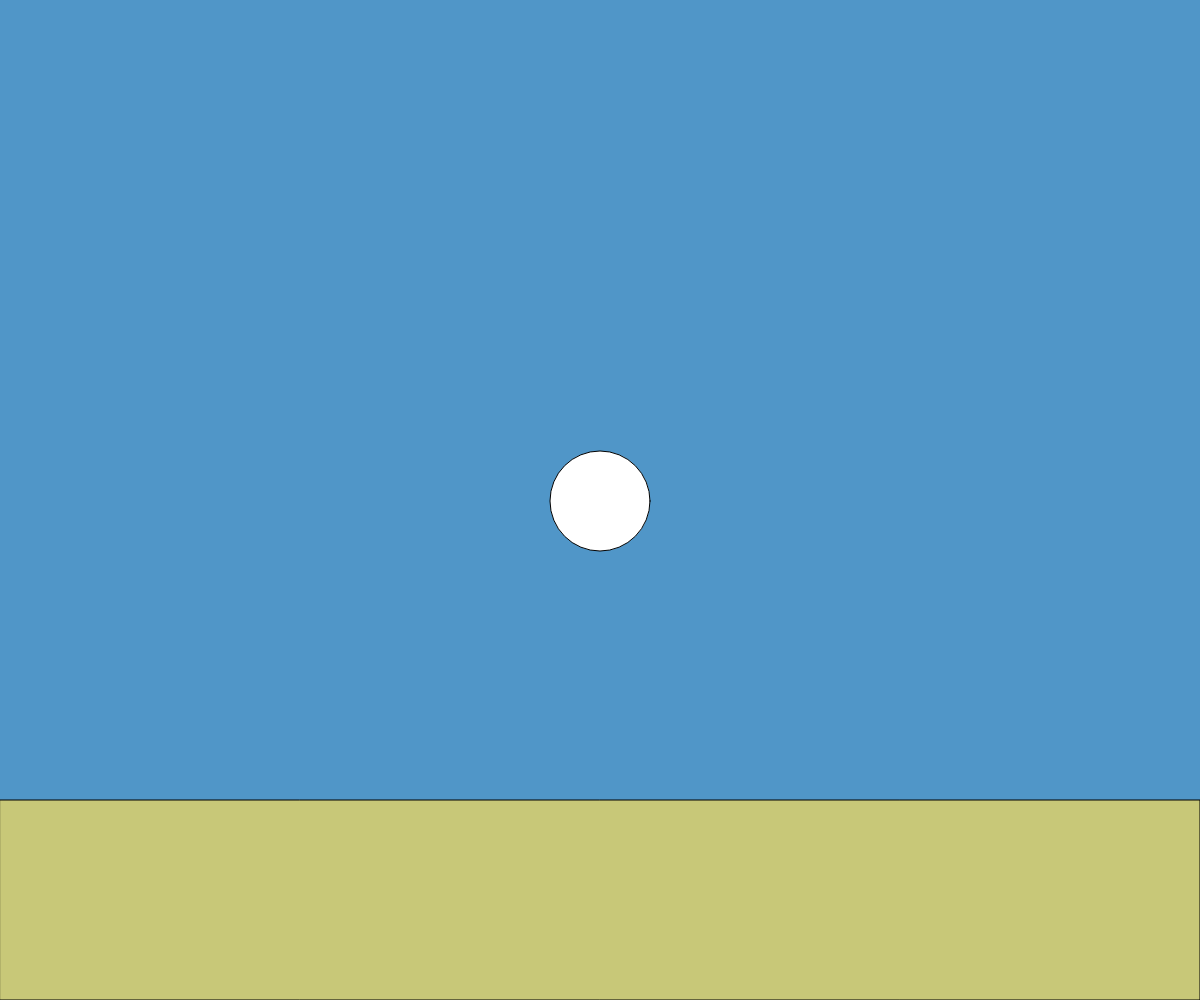
Frame 1 (no input)
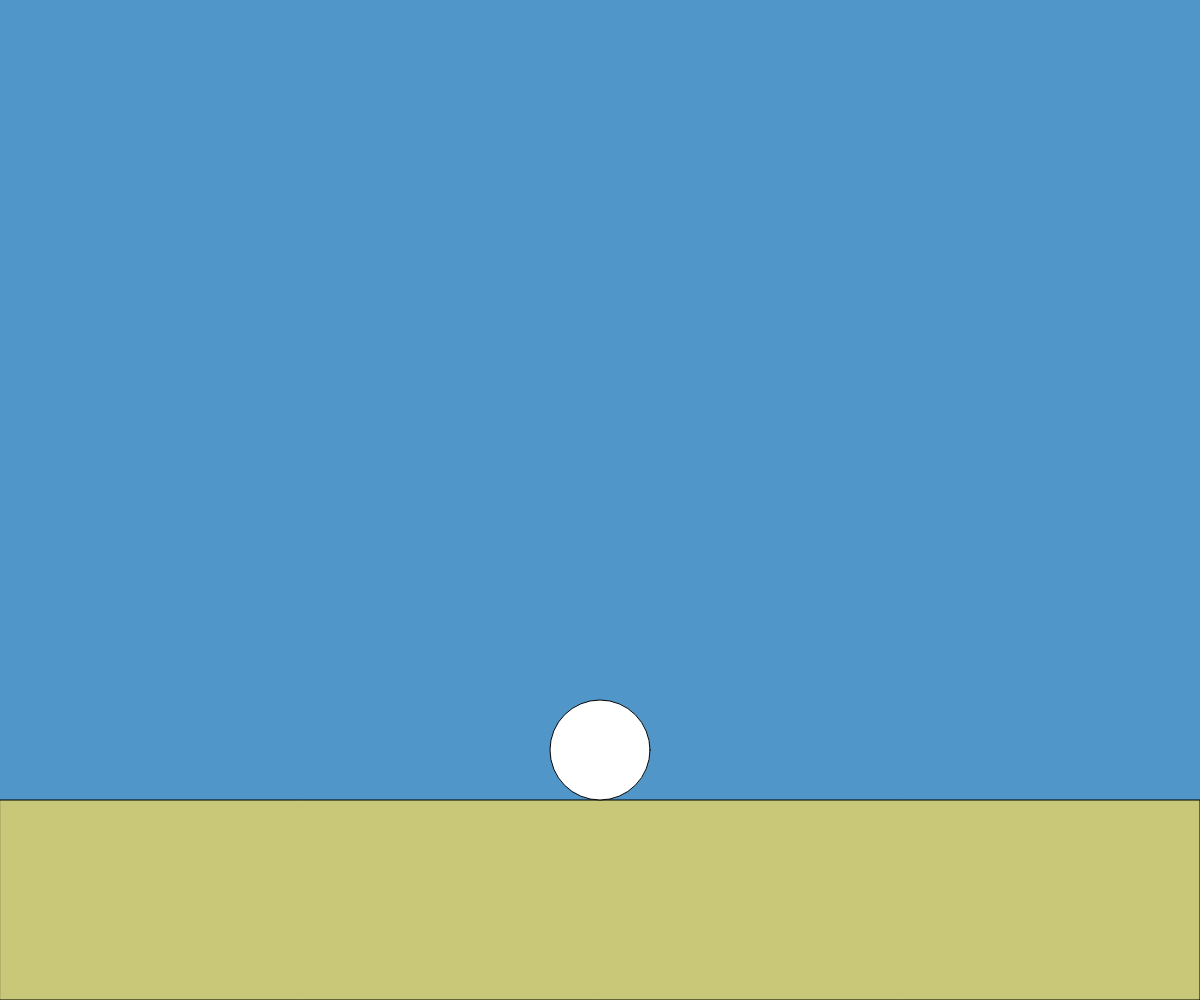
Frame 60 (no input)
Frame 120 (the mouse pressed at the canvas centre since frame 60): identical to frame 60, image omitted

The p5.js sketch that drew these frames (run headless with seeded random() and noise() and a simulated clock; from frame 60 on, the mouse is pressed at the canvas centre):

// p5.js sketch
// ── sketch.js
// 2D アニメーションゲームのようなインタラクション
let x, y;
let vx, vy;
const g = 1;

function setup(){
  createCanvas(windowWidth, windowHeight);
  x = width / 2;
  y = height / 2;
  vx = 0;
  vy = 0;
}

function windowResized(){
  resizeCanvas(windowWidth, windowHeight);
}

function draw(){
  background(80, 150,200);
  const size = height * 0.1; // キャラクターのサイズ

  // 地面を描く
  const groundY = height * 0.8;
  fill(200, 200, 120);
  rect(0, groundY, width, height - groundY);

  // BLANK[1] キャラクターの左右移動
if(keyIsDown(LEFT_ARROW)){ x -= 30; }
  if(keyIsDown(RIGHT_ARROW)){ x += 30; }
  // BLANK[2] 重力とジャンプ
  vy+=g
 if (keyIsDown(UP_ARROW) && y >= groundY - size / 2) {
  vy = -30;
}

  // 速くなりすぎないように制限
  vx = constrain(vx, -20, 20);
  vy = constrain(vy, -20, 20);

  // 位置を更新
  x += vx;
  y += vy;
  if (y > groundY - size / 2) {
  y = groundY - size / 2;
  vy = 0;
}

  // キャラクターを描く
  fill(255);
  ellipse(x, y, size, size);
}
